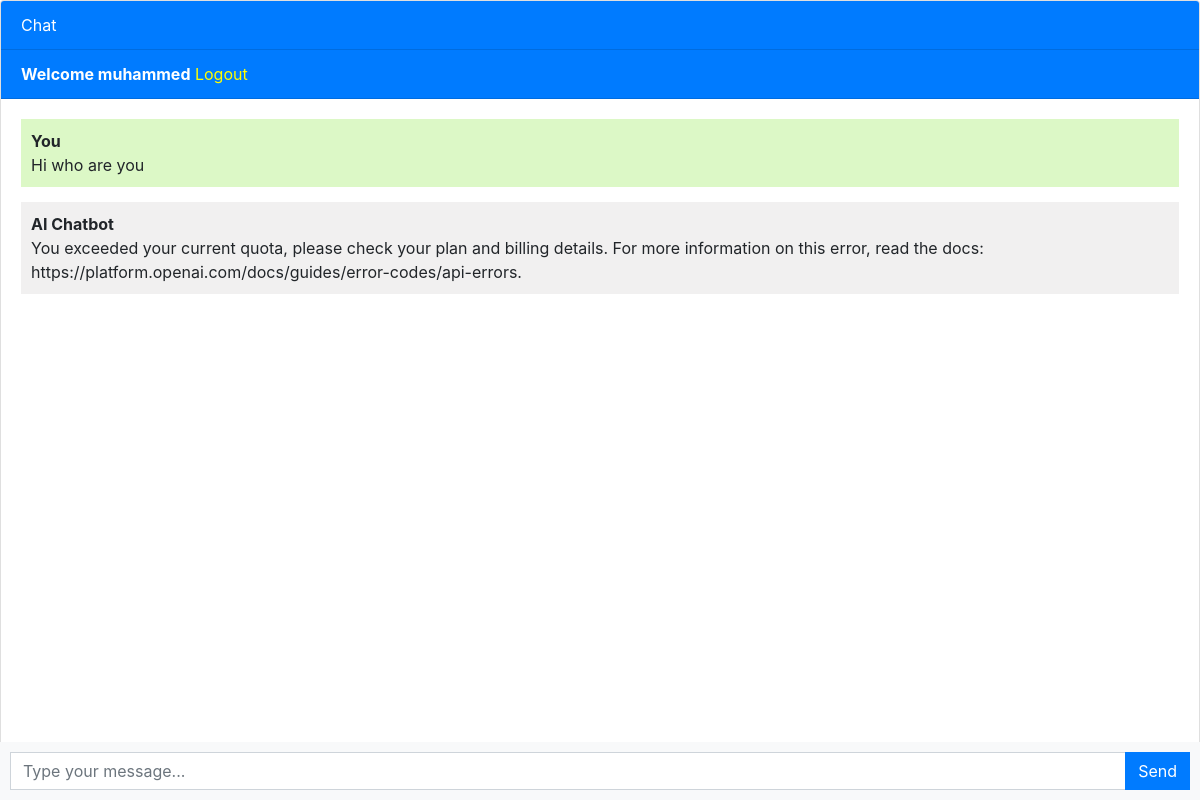
The app's page / (signed in) with its own data.
### chatbot/models.py (models this page shows, shortened)
class Chat(models.Model):
    user = models.ForeignKey(User,on_delete=models.CASCADE)
    message= models.TextField()
    response = models.TextField()
    created_at = models.DateTimeField(auto_now_add=True)

### chatbot/views.py (the view)
# urls.py: path('',views.chatbot,name='chatbot'),
def chatbot(request):
    chats=Chat.objects.filter(user=request.user)
    if request.method == 'POST':
        message = request.POST.get('message')
        response = ask_openai(message)
        chat = Chat(user=request.user,message=message,response=response,created_at = timezone.now())
        chat.save()
        return JsonResponse({'message': message, 'response': response})
    return render(request, 'chatbot.html',{'chats':chats})

### templates/chatbot.html (shortened to what this page needs)
{% extends 'base.html' %}
{% block content %}
<div class="chat-container">
  <div class="card flex-grow-1">
    <div class="card-header bg-primary text-white">Chat</div>
    {% if user.is_authenticated %}
    <div class="card-header bg-primary text-white"><b>Welcome {{user.username}}</b>    <a style="color: yellow;" href="logout">Logout</a></div>
    {% else %}
    <div class="card-header bg-primary text-white"><a style="color: yellow;" href="login">Login</a>    <a style="color: yellow;" href="register">Register</a></div>
    {% endif %}
    <div class="card-body messages-box">
      <ul class="list-unstyled messages-list">
        {% for chat in chats %}
        {% if chat.user == request.user %}
        <li class="message sent">
          <div class="message-text">
            <div class="message-sender">
              <b>You</b>
            </div>
            <div class="message-content">
              {{chat.message}}
            </div>
          </div>
        </li>
        <li class="message received">
          <div class="message-text">
            <div class="message-sender">
              <b>AI Chatbot</b>
            </div>
            <div class="message-content">
              {{chat.response}}
            </div>
          </div>
        </li>
        {% endif %}
      {% endfor %}
      </ul>
    </div>
    <br><br>
    <br><br>
    <br><br>
  </div>
  <form class="message-form">
    <div class="input-group">
      <input type="text" class="form-control message-input" placeholder="Type your message...">
      <div class="input-group-append">
        <button type="submit" class="btn btn-primary btn-send">Send</button>
      </div>
    </div>
  </form>
</div>
{% endblock %}

### templates/chatbot.html (style rules this page uses)
body, html { height: 100%; }
.messages-box { flex: 1; overflow-y: auto; }
.messages-list { padding-left: 0; }
.message { margin-bottom: 15px; list-style: none; }
.message-text { padding: 10px; border-radius: 5px; }
.sent { background-color: #dcf8c6; align-self: flex-end; }
.received { background-color: #f1f0f0; align-self: flex-start; }
.message-form { display: flex; position: fixed; bottom: 0; left: 0; right: 0; padding: 10px; background-color: #f8f9fa; }
.message-input { flex: 1; border-radius: 0; border-right: none; }
.btn-send { border-radius: 0; }
.chat-container { height: 100%; display: flex; flex-direction: column; }

### records on screen
Chat: message "Hi who are you", response "You exceeded your current quota, please check your plan and billing details. For more information on this error, read the docs: https://platform.openai.com/docs/guides/error-codes/api-errors."

### other values on screen
{{ user.username }} "muhammed"
